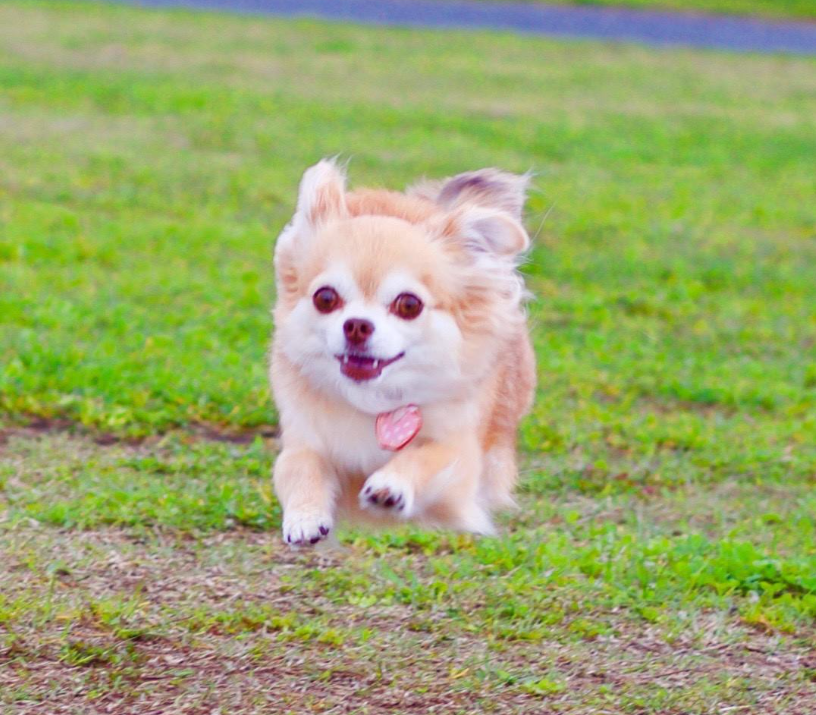
#> input picture chikuwa.png, 816 x 715 px
$ python main.py
#> lines starting #> are read from the running program, lines starting #| are printed output that depends on the picture
"""
Split RGB channel / Blend RGB channels

Refer to Maximinusjoshus on https://medium.com/featurepreneur/understanding-the-concept-of-channels-in-an-image-6d59d4dafaa9
"""

if __name__ == '__main__':

    import cv2 as cv
    import numpy as np

    # read the image
    image = cv.imread("./chikuwa.png")
#> image is the input picture: shape (715, 816, 3); mean B, G, R 110.3, 167.7, 156
    # convert the image to RGB (images are read in BGR in OpenCV)
    image = cv.cvtColor(image, cv.COLOR_BGR2RGB)
    # split the image into its three channels
    (R, G, B) = cv.split(image)
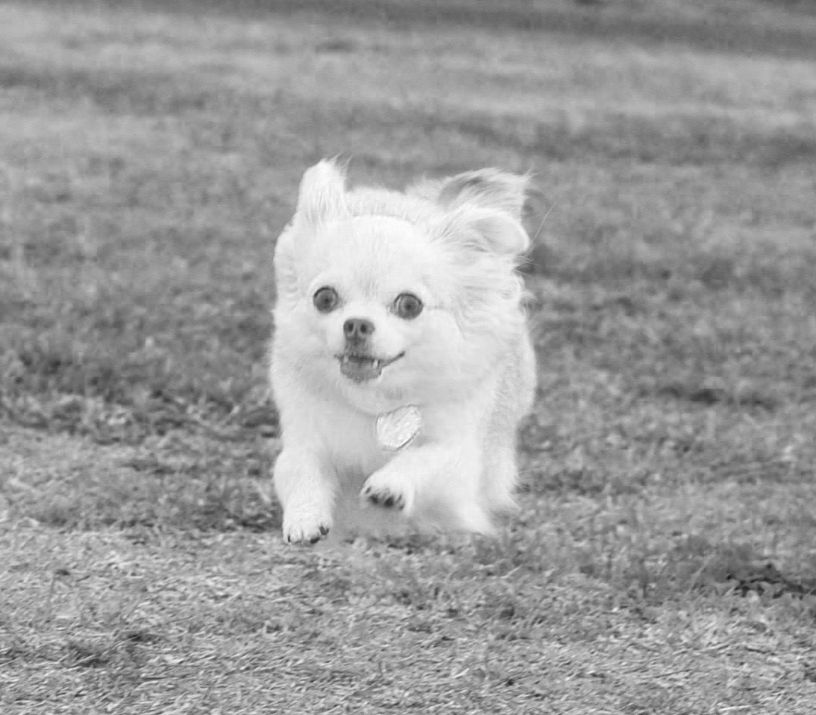
#> R: shape (715, 816); min 21, max 255, mean 156
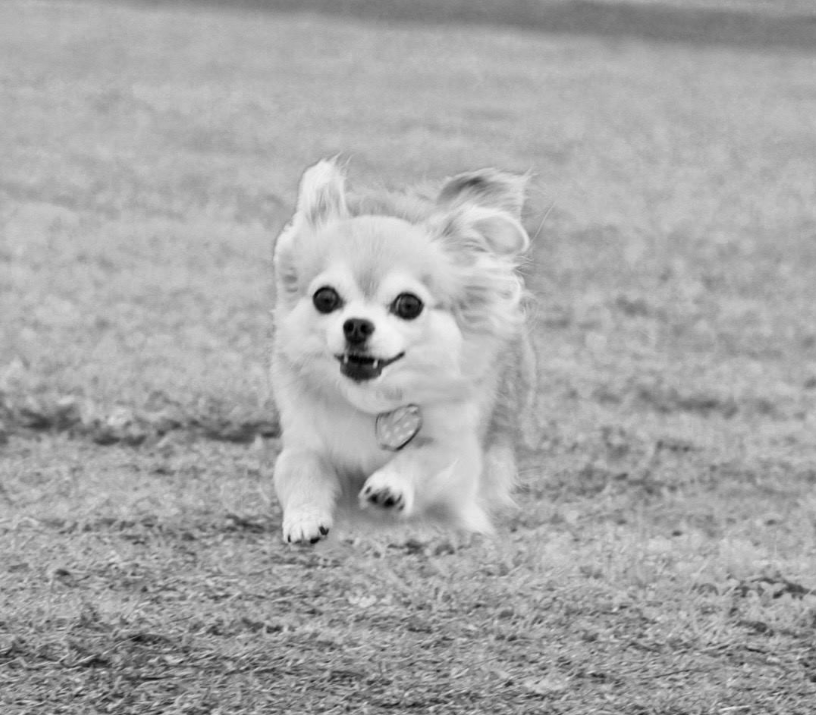
#> G: shape (715, 816); min 0, max 245, mean 167.7
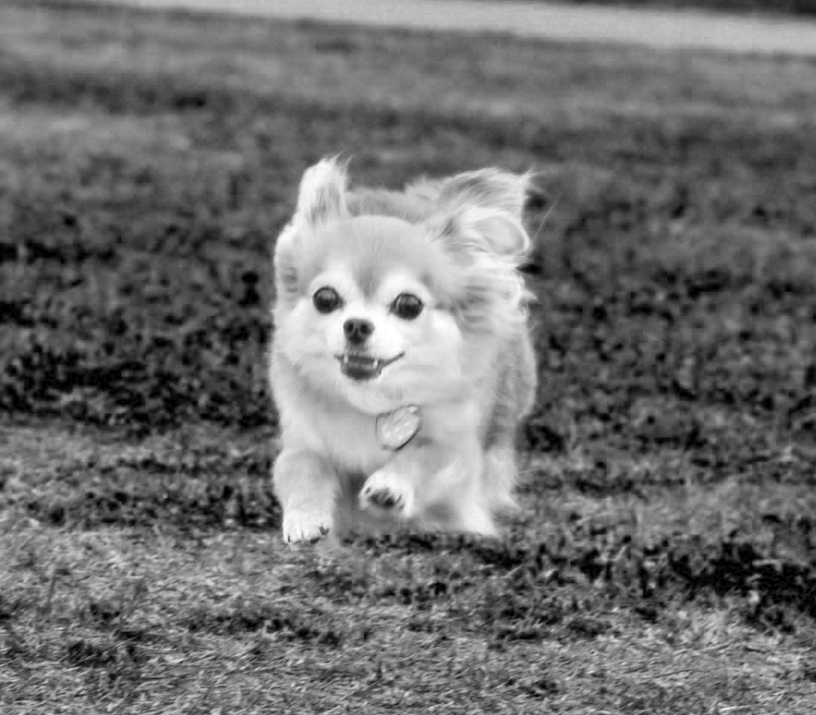
#> B: shape (715, 816); min 0, max 255, mean 110.3
    # create named windows for each of the images we are going to display
    cv.namedWindow("Blue", cv.WINDOW_NORMAL)
    cv.namedWindow("Green", cv.WINDOW_NORMAL)
    cv.namedWindow("Red", cv.WINDOW_NORMAL)
    # display the images
    cv.imshow("Blue", B)
    cv.imshow("Green", G)
    cv.imshow("Red", R)
    # write the images to disk
    cv.imwrite("./channel_red.png", R)
    cv.imwrite("./channel_green.png", G)
    cv.imwrite("./channel_blue.png", B)


    """
    blend the images back
    """
    img = cv.merge((B, G, R))
    cv.imwrite('blended.png', img)

    # cv.imwrite("./channel_red_green_blue.jpg", dst)
    cv.namedWindow("RGB_blend", cv.WINDOW_NORMAL)
    cv.imshow('RGB_blend', img)

    if cv.waitKey(0):
#> (key Esc is pressed here)
        cv.destroyAllWindows()
